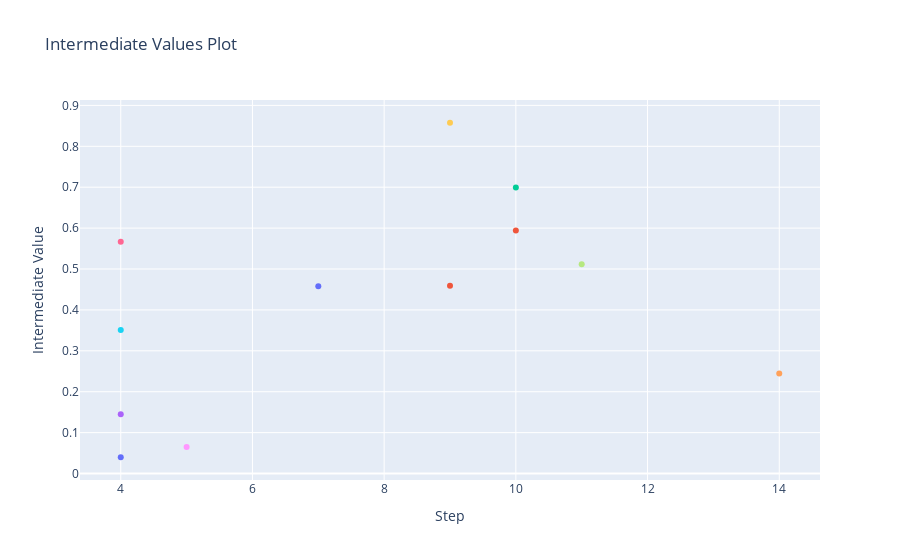

The notebook cell saved with this chart:
### Code cell
from optuna.visualization import plot_intermediate_values
plot_intermediate_values(study_run2)

### Figure 1 — Plotly figure (JSON) as saved in the notebook; plotly's stock layout.template omitted (floating-point values rounded to 4 significant figures)
{"data": [{"marker": {"maxdisplayed": 10}, "mode": "lines+markers", "name": "Trial0", "type": "scatter", "x": [4], "y": [0.0398]}, {"marker": {"maxdisplayed": 10}, "mode": "lines+markers", "name": "Trial1", "type": "scatter", "x": [9], "y": [0.4588]}, {"marker": {"maxdisplayed": 10}, "mode": "lines+markers", "name": "Trial2", "type": "scatter", "x": [10], "y": [0.6991]}, {"marker": {"maxdisplayed": 10}, "mode": "lines+markers", "name": "Trial3", "type": "scatter", "x": [4], "y": [0.1448]}, {"marker": {"maxdisplayed": 10}, "mode": "lines+markers", "name": "Trial4", "type": "scatter", "x": [14], "y": [0.2443]}, {"marker": {"maxdisplayed": 10}, "mode": "lines+markers", "name": "Trial5", "type": "scatter", "x": [4], "y": [0.3507]}, {"marker": {"maxdisplayed": 10}, "mode": "lines+markers", "name": "Trial6", "type": "scatter", "x": [4], "y": [0.5665]}, {"marker": {"maxdisplayed": 10}, "mode": "lines+markers", "name": "Trial7", "type": "scatter", "x": [11], "y": [0.5119]}, {"marker": {"maxdisplayed": 10}, "mode": "lines+markers", "name": "Trial8", "type": "scatter", "x": [5], "y": [0.06514]}, {"marker": {"maxdisplayed": 10}, "mode": "lines+markers", "name": "Trial9", "type": "scatter", "x": [9], "y": [0.8576]}, {"marker": {"maxdisplayed": 10}, "mode": "lines+markers", "name": "Trial10", "type": "scatter", "x": [7], "y": [0.4578]}, {"marker": {"maxdisplayed": 10}, "mode": "lines+markers", "name": "Trial11", "type": "scatter", "x": [10], "y": [0.594]}], "layout": {"showlegend": false, "title": {"text": "Intermediate Values Plot"}, "xaxis": {"title": {"text": "Step"}}, "yaxis": {"title": {"text": "Intermediate Value"}}}}
